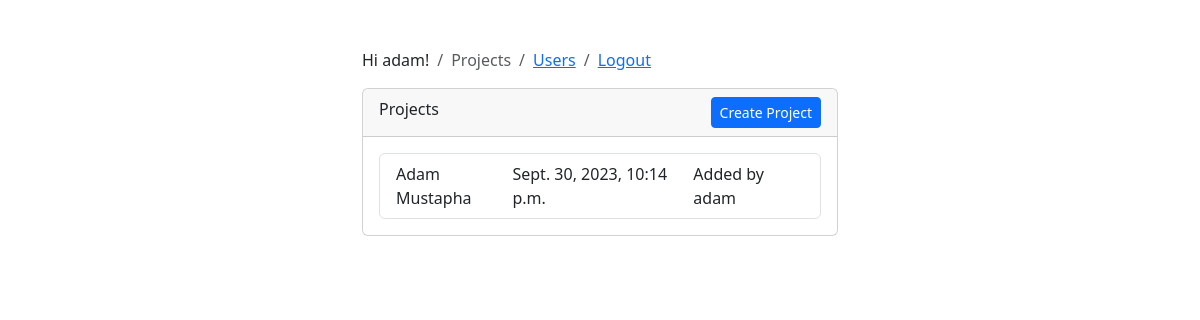
The app's page /admin-user/project-views (signed in) with its own data.
### project/models.py (models this page shows, shortened)
class Project(models.Model):
    added_date = models.DateTimeField(auto_now_add=True)
    name = models.CharField(max_length=200)
    description = models.TextField()
    owner = models.ForeignKey(User, on_delete=models.CASCADE)

### project/views.py (the view)
# urls.py: path('admin-user/project-views', project_views.projects, name="projects"),
@login_required
def projects(request):
    all_projects = Project.objects.all()
    return render(request, 'project/all_project_lists.html', {'all_projects': all_projects})

### project/templates/project/all_project_lists.html
{% load static %}
<link rel="stylesheet" type="text/css" href="{% static 'project/css/bootstrap.min.css' %}"/>
{% block content %}
    <div class="container-fluid mt-5">
        <div class="row d-flex justify-content-center">
            <div class="col-md-5">
                <nav aria-label="breadcrumb">
                    <ol class="breadcrumb">
						<li class="breadcrumb-item">Hi {{user}}!</a></li>
                        <li class="breadcrumb-item active" aria-current="page">Projects</li>
                        <li class="breadcrumb-item"><a href="/admin-user">Users</a></li>
                        <li class="breadcrumb-item"><a href="/admin-user/logout">Logout</a></li>
                    </ol>
                </nav>
                <div class="card mt">
                    <div class="card-header d-flex justify-content-between">
                        <div>Projects</div>
                        <a href="/project/new" class="btn btn-sm btn-primary">
                            Create Project
                        </a>
                    </div>
                    <div class="card-body">
                        <div class="list-group">
                            {% for project in all_projects %}
                                <a href="/projects/{{ project.id }}"
                                   class="list-group-item list-group-item-action d-flex justify-content-between">
                                    <div>{{ project.name}} </div>
                                    <div>{{ project.added_date}}</div>
                                    <div>Added by {{ project.owner}}</div>
                                </a>
                            {% endfor %}
                        </div>
                    </div>
                </div>
            </div>
        </div>
    </div>
{% endblock %}

### records on screen
Project: name "Adam Mustapha", added_date "Sept. 30, 2023, 10:14 p.m.", owner "adam"

### other values on screen
{{ user }} "adam"
